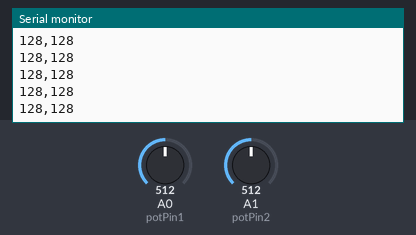
Simulated run of this sketch. Board: Arduino Uno, built with avr-gcc and run on an emulated ATmega328P. Parts: the last lines printed to the serial monitor. The test bench sets the inputs (shaded band); at power-on: A0 (potPin1) = 512, A1 (potPin2) = 512.

Above: at 1.2 s.
1.3 s: A0 (potPin1) set to 414
At 2.2 s:
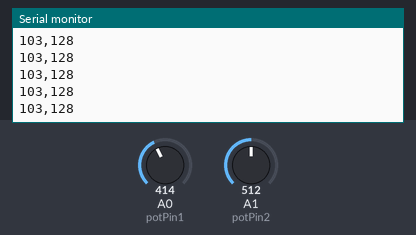
2.8 s: A0 (potPin1) set to 382
At 3.4 s:
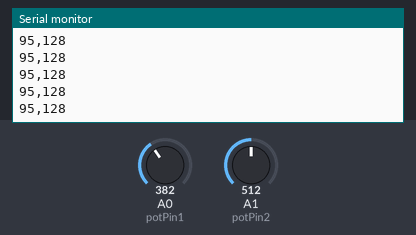
4.3 s: A1 (potPin2) set to 45
At 5.0 s:
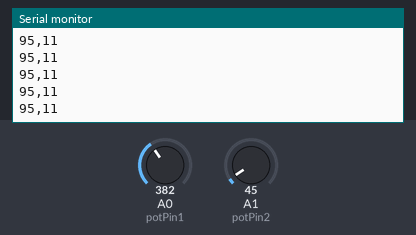
5.8 s: A1 (potPin2) set to 37
At 6.8 s:
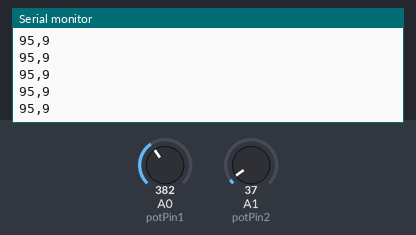
Timing chart, 0 to 8.8 s (numbered marks = the images above; inputs shaded):
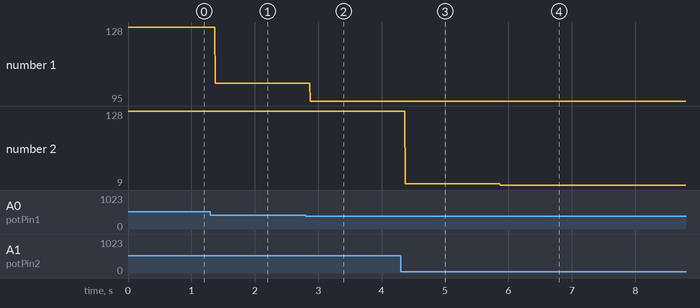

The sketch:

ExpAss07_01.ino
```cpp
int potPin1 = A0;
int potPin2 = A1;
int pinValue1 = 0;
int pinValue2 = 0;


void setup() {
  // declare the ledPin as an OUTPUT:
  Serial.begin(9600);
}

void loop() {
  // read the value from the sensor:
  pinValue1 = analogRead(potPin1)/4;
  pinValue2 = analogRead(potPin2)/4;

  Serial.print(pinValue1);
  Serial.print(",");
  Serial.print(pinValue2);
  Serial.print("\n");

}
```

Measured:
- after the input at 1.3 s, the serial monitor: prints a new line after 0.07 s (image 1)
- after the input at 2.8 s, the serial monitor: prints a new line after 0.07 s (image 2)
- after the input at 4.3 s, the serial monitor: prints a new line after 0.07 s (image 3)
- after the input at 5.8 s, the serial monitor: prints a new line after 0.07 s (image 4)
- plotted number 1: 128 → 103 after the input at 1.3 s, 103 → 95 after the input at 2.8 s
- plotted number 2: 128 → 11 after the input at 4.3 s, 11 → 9 after the input at 5.8 s
